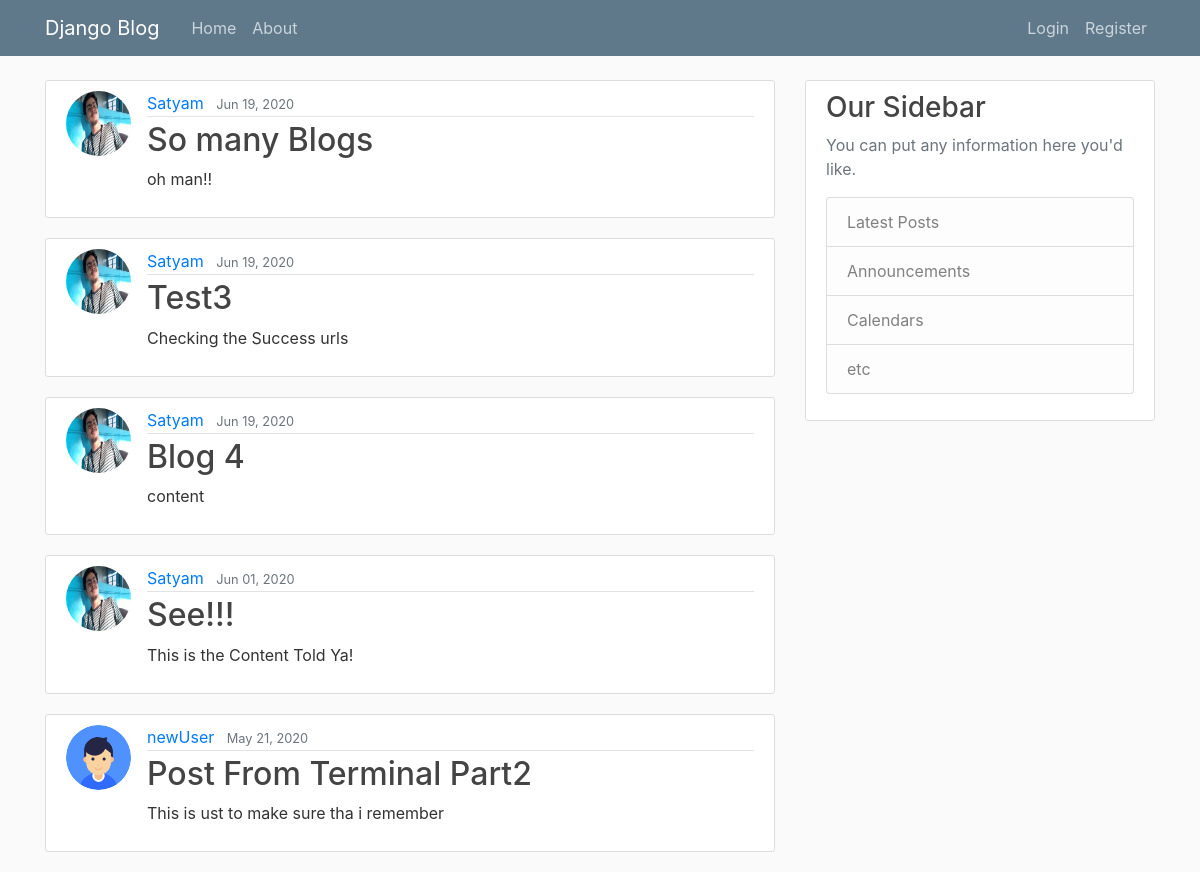
The page /blog/ on the database as committed earlier.
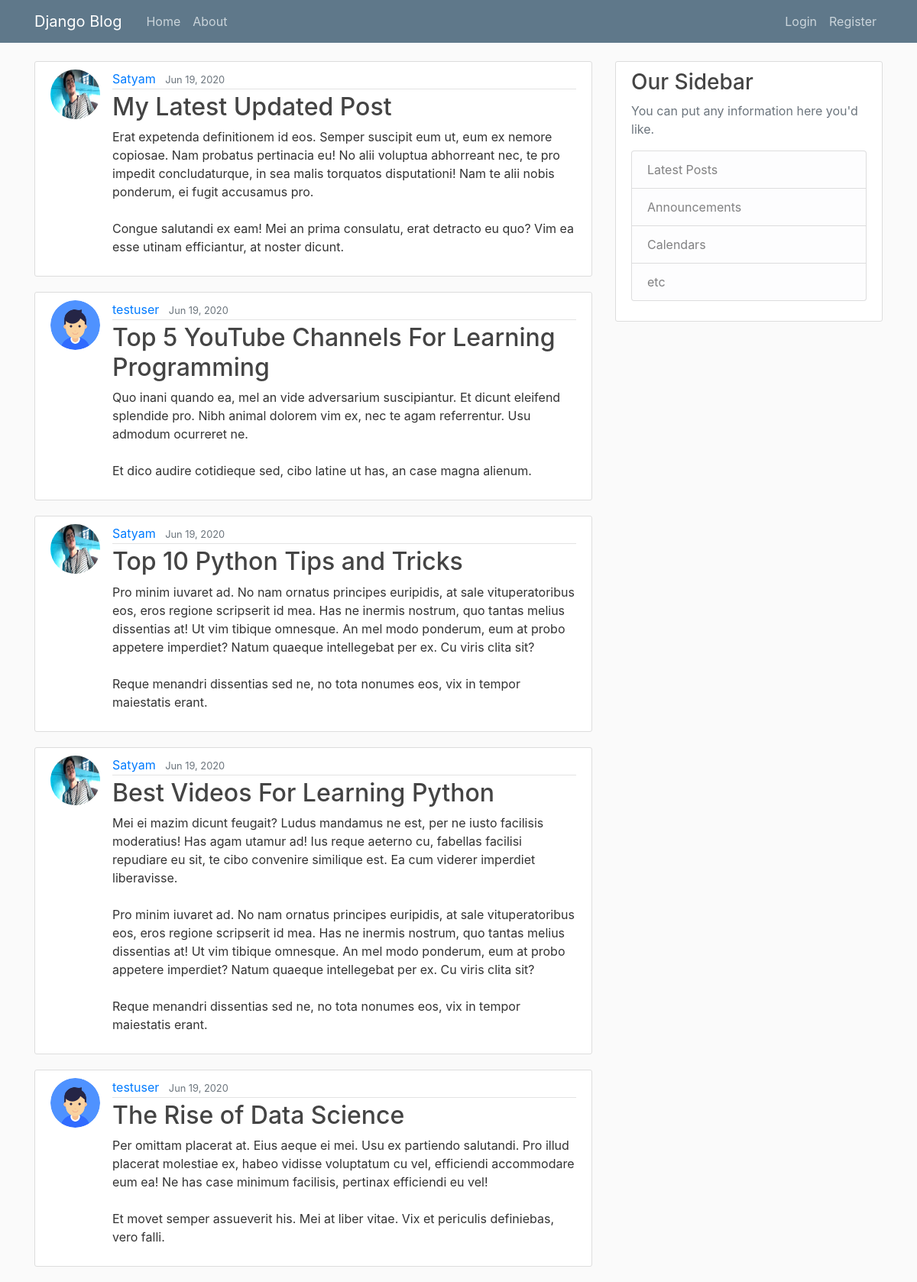
The same page on the database as committed later.
### blog/models.py (models this page shows, shortened)
class Post(models.Model):                                       # we have an implicit PK "id "
    title = models.CharField(max_length=100)                    #title is a characterfield of maxlength 100
    content = models.TextField()                                #content is Text Field Who's size is unlimited (almost)
    date_posted = models.DateTimeField(default = timezone.now)  #date_posted is a DateTimeField with current datetime as the default value
    author =  models.ForeignKey(User,on_delete=models.CASCADE)  # author is a FK Mapped to (referencing) User When author(USer) is deleted this model is dropped (Deleted)

### users/models.py (models this page shows, shortened)
class Profile(models.Model):
    user = models.OneToOneField(User,on_delete=models.CASCADE)                              ##Creting a one to one relationship to the User
    image = models.ImageField(default = "default.jpg",upload_to = 'profile_pics')           ##An Image field with default = default.jpg and upload_to = <folderName>

### blog/views.py (the view)
# urls.py: path('', PostListView.as_view(),name = 'blog-home'),  #/ is handled by home() in views module
class PostListView(ListView):
    model = Post
    template_name = "blog/home.html"                                                ##What model that   we need to query
    context_object_name = "posts"
    ordering = ["-date_posted"]
    paginate_by = 5

### blog/templates/blog/home.html
{% extends "blog/base.html" %}
{% block content %}
    {% for post in posts %}
        <article class="media content-section">
            <img class = "rounded-circle article-img" src="{{ post.author.profile.image.url}}">
            <div class="media-body">
                <div class="article-metadata">
                    <a class="mr-2" href="#">{{ post.author }}</a>
                    <small class="text-muted">{{ post.date_posted|date:"M d, Y" }}</small>
                </div>
                <h2><a class="article-title" href="{% url 'post-detail' post.id %}">{{ post.title }}</a></h2>
                <p class="article-content">{{ post.content }}</p>
            </div>
        </article>
    {% endfor %}
{% endblock content %}

Rows that differ between the two databases and show on the page:
no longer on this page (row unchanged): Post: author.profile.image (picture), author "Satyam", date_posted "Jun 19, 2020", title "So many Blogs", content "oh man!!"
no longer on this page (row unchanged): Post: author.profile.image (picture), author "Satyam", date_posted "Jun 19, 2020", title "Test3", content "Checking the Success urls"
no longer on this page (row unchanged): Post: author.profile.image (picture), author "Satyam", date_posted "Jun 19, 2020", title "Blog 4", content "content"
no longer on this page (row unchanged): Post: author.profile.image (picture), author "Satyam", date_posted "Jun 01, 2020", title "See!!!", content "This is the Content Told Ya!"
no longer on this page (row unchanged): Post: author.profile.image (placeholder picture), author "newUser", date_posted "May 21, 2020", title "Post From Terminal Part2", content "This is ust to make sure tha i remember"
added Post: author.profile.image (picture), author "Satyam", date_posted "Jun 19, 2020", title "My Latest Updated Post", content "Erat expetenda definitionem id eos. Semper suscipit eum ut, eum ex nemore copiosae. Nam probatus pertinacia eu! No alii voluptua abhorreant nec, te pro impedit concludaturque, in sea malis torquatos disputationi! Nam te alii nobis ponderum, ei fugit accusamus pro. Congue salutandi ex eam! Mei an prima consulatu, erat detracto eu quo? Vim ea esse utinam efficiantur, at noster dicunt."
added Post: author.profile.image (placeholder picture), author "testuser", date_posted "Jun 19, 2020", title "Top 5 YouTube Channels For Learning Programming", content "Quo inani quando ea, mel an vide adversarium suscipiantur. Et dicunt eleifend splendide pro. Nibh animal dolorem vim ex, nec te agam referrentur. Usu admodum ocurreret ne. Et dico audire cotidieque sed, cibo latine ut has, an case magna alienum."
added Post: author.profile.image (picture), author "Satyam", date_posted "Jun 19, 2020", title "Top 10 Python Tips and Tricks", content "Pro minim iuvaret ad. No nam ornatus principes euripidis, at sale vituperatoribus eos, eros regione scripserit id mea. Has ne inermis nostrum, quo tantas melius dissentias at! Ut vim tibique omnesque. An mel modo ponderum, eum at probo appetere imperdiet? Natum quaeque intellegebat per ex. Cu viris clita sit? Reque menandri dissentias sed ne, no tota nonumes eos, vix in tempor maiestatis erant."
added Post: author.profile.image (picture), author "Satyam", date_posted "Jun 19, 2020", title "Best Videos For Learning Python", content "Mei ei mazim dicunt feugait? Ludus mandamus ne est, per ne iusto facilisis moderatius! Has agam utamur ad! Ius reque aeterno cu, fabellas facilisi repudiare eu sit, te cibo convenire similique est. Ea cum viderer imperdiet liberavisse. Pro minim iuvaret ad. No nam ornatus principes euripidis, at sale vituperatoribus eos, eros regione scripserit id mea. Has ne inermis nostrum, quo tantas melius dissentias at! Ut vim tibique omnesque. An mel modo ponderum, eum at probo appetere imperdiet? Natum quaeque intellegebat per ex. Cu viris clita sit? Reque menandri dissentias sed ne, no tota nonumes eos, vix in tempor maiestatis erant."
added Post: author.profile.image (placeholder picture), author "testuser", date_posted "Jun 19, 2020", title "The Rise of Data Science", content "Per omittam placerat at. Eius aeque ei mei. Usu ex partiendo salutandi. Pro illud placerat molestiae ex, habeo vidisse voluptatum cu vel, efficiendi accommodare eum ea! Ne has case minimum facilisis, pertinax efficiendi eu vel! Et movet semper assueverit his. Mei at liber vitae. Vix et periculis definiebas, vero falli."
